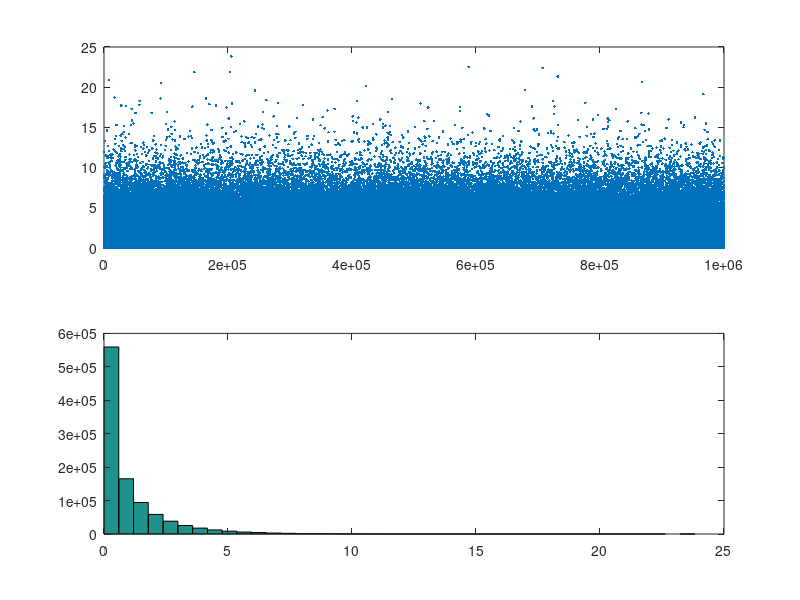
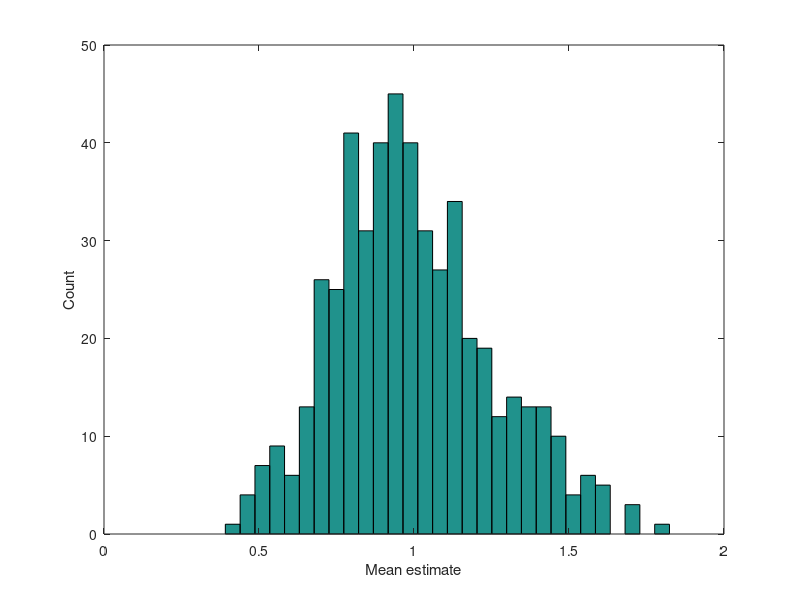
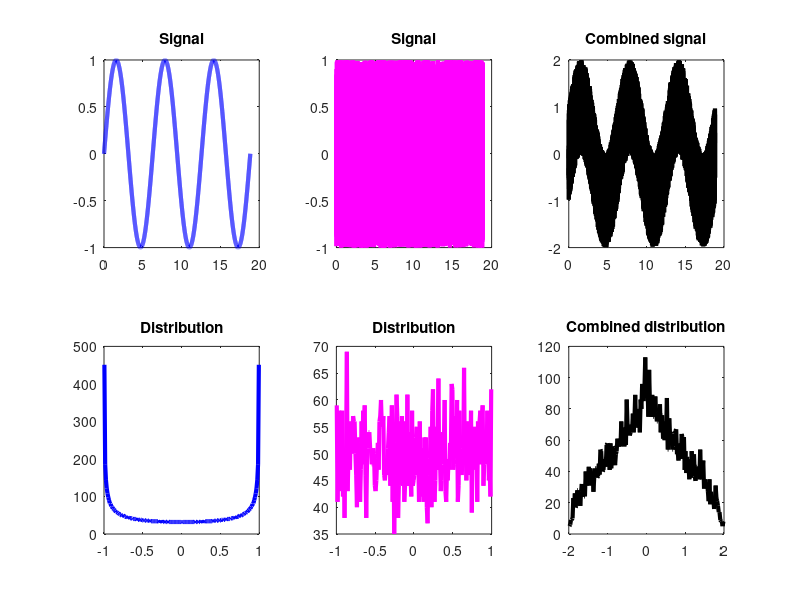

The MATLAB source for these figures, in order:
%%
%   COURSE: Master statistics and machine learning: intuition, math, code										
%      URL: udemy.com/course/statsml_x/?couponCode=202212 
% 
%  SECTION: Probability theory
%    VIDEO: Central limit theorem in action!
% 
%  TEACHER: Mike X Cohen, sincxpress.com
%

%%

% a clear MATLAB workspace is a clear mental workspace
close all; clear; clc
pkg load statistics % load Octave stats package

%% create data from a power-law distribution

% data
N = 1000000;
data = randn(N,1).^2;
% alternative data
% data = sin(linspace(0,10*pi,N));

% show the distribution
figure(1), clf
subplot(211)
plot(data,'.')

subplot(212)
hist(data,40)

%% repeated samples of the mean

samplesize   = 30;
numberOfExps = 500;
samplemeans  = zeros(numberOfExps,1);

for expi=1:numberOfExps
    % get a sample and compute its mean
    sampleidx = randi(N,samplesize,1);
    samplemeans(expi) = mean(data( sampleidx ));
end

% and show its distribution
figure(2), clf
hist(samplemeans,30)
xlabel('Mean estimate'), ylabel('Count')

%%

%% linear mixtures

% create two datasets with non-Gaussian distributions
x = linspace(0,6*pi,10001);
s = sin(x);
u = 2*rand(size(x))-1;


figure(3), clf
subplot(231)
plot(x,s,'linewidth',3,'color','b')
title('Signal')

subplot(234)
[y,xx] = hist(s,200);
plot(xx,y,'linewidth',3,'color','b')
title('Distribution')

subplot(232)
plot(x,u,'linewidth',3,'color','m')
title('Signal')

subplot(235)
[y,xx] = hist(u,200);
plot(xx,y,'linewidth',3,'color','m')
title('Distribution')

subplot(233)
plot(x,s+u,'linewidth',3,'color','k')
title('Combined signal')

subplot(236)
[y,xx] = hist(s+u,200);
plot(xx,y,'linewidth',3,'color','k')
title('Combined distribution')

%% done.
